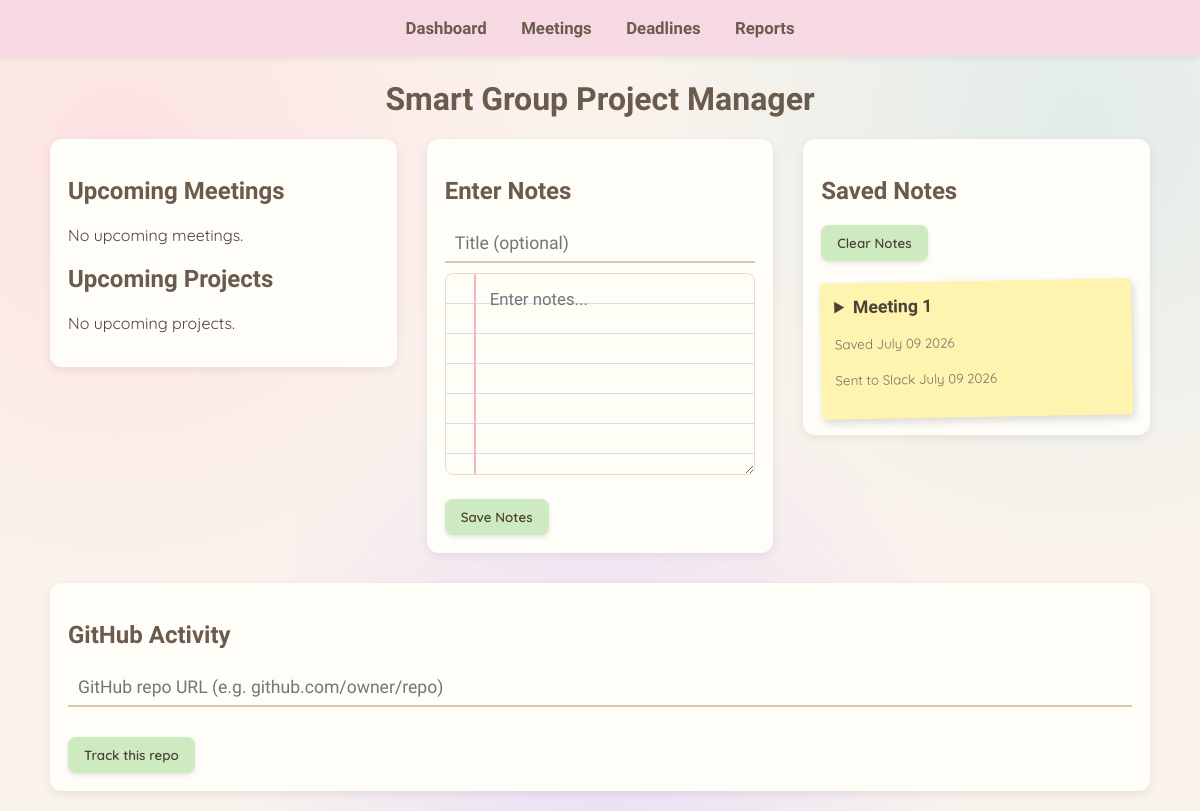
Before: / with the older database file.
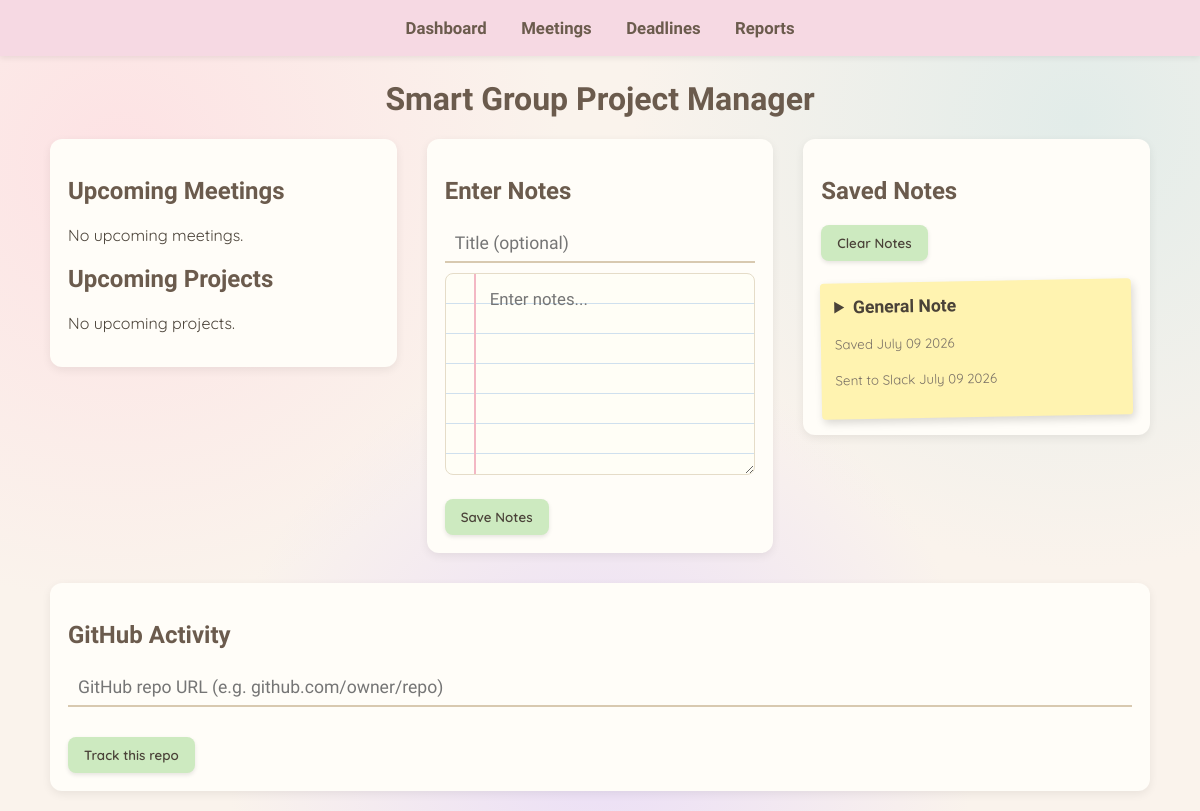
After: the same page with the newer database file.
### tables this page shows
CREATE TABLE meeting_notes (
            id INTEGER PRIMARY KEY AUTOINCREMENT,
            meeting_title TEXT NOT NULL,
            meeting_time TEXT NOT NULL,
            notes TEXT NOT NULL,
            created_at TEXT NOT NULL
        , meeting_id INTEGER, sent_at TEXT);

### app.py (the view, shortened to what this page needs)
@app.route("/")
def home():
    logs = database.get_notification_logs()
    meetings_from_db = []
    deadlines_from_db = []
    available_calendars = []
    show_picker = False
    github_repo_url = database.get_github_repo_url()
    github_activity = None
    pie_slices = []
    if github_repo_url:
        github_activity = get_project_activity(github_repo_url, limit=3)
        if github_activity:
            pie_slices = build_pie_chart(github_activity["contributors"])
    return render_template(
        "dashboard.html",
        logs=logs,
        meetings=meetings_from_db,
        deadlines=deadlines_from_db,
        show_picker=show_picker,
        available_calendars=available_calendars,
        saved_notes=database.get_general_notes(),
        github_repo_url=github_repo_url,
        github_activity=github_activity,
        pie_slices=pie_slices
    )

### app.py (called while the page is built)
@app.template_filter("pretty_date")
def pretty_date(value):
    try:
        return datetime.fromisoformat(value.replace("Z", "+00:00")).strftime("%B %d %Y")
    except (ValueError, AttributeError):
        return value

### database.py (called while the page is built)
def get_connection():
    conn = sqlite3.connect(DB_PATH)
    conn.row_factory = sqlite3.Row
    return conn

def get_general_notes():
    conn = get_connection()
    rows = conn.execute(
        "SELECT * FROM meeting_notes WHERE meeting_id IS NULL ORDER BY created_at DESC"
    ).fetchall()
    conn.close()
    return [dict(row) for row in rows]

def get_github_repo_url():
    conn = get_connection()
    row = conn.execute("SELECT github_repo_url FROM project_settings WHERE id = 1").fetchone()
    conn.close()
    return row["github_repo_url"] if row else None

def get_notification_logs(limit=20):
    conn = get_connection()
    rows = conn.execute(
        "SELECT * FROM notification_log ORDER BY id DESC LIMIT ?", (limit,)
    ).fetchall()
    conn.close()
    return [dict(row) for row in rows]

### templates/dashboard.html (shortened to what this page needs)
<!DOCTYPE html>
<html lang="en">
<head>
    <link rel="stylesheet" href="{{ url_for('static', filename='style.css') }}">
    <link rel="stylesheet" href="{{ url_for('static', filename='dashboard.css') }}">
</head>
<body>
<header class="top-nav">
    <nav>
        <a href="{{ url_for('home') }}">Dashboard</a>
        <a href="{{ url_for('meetings') }}">Meetings</a>
        <a href="{{ url_for('deadlines') }}">Deadlines</a>
        <a href="{{ url_for('reports') }}">Reports</a>
    </nav>
</header>
<h1>Smart Group Project Manager</h1>
{% if show_picker %}
<h2>Which calendar should we pull from?</h2>
<p>This can only be set once, so pick carefully.</p>
{% if available_calendars %}
<form method="POST" action="{{ url_for('select_calendar') }}">
    {% for calendar in available_calendars %}
    <div>
        <label>
            <input type="radio" name="calendar_id" value="{{ calendar.id }}" required>
            {{ calendar.name }}
        </label>
    </div>
    {% endfor %}
    <button type="submit">Use this calendar</button>
</form>
{% else %}
<p>No calendars found on this Google account.</p>
{% endif %}
{% else %}
<div class="dashboard-columns">
    <div>
        <h2>Upcoming Meetings</h2>
        {% if meetings %}
            <ul>
                {% for meeting in meetings %}
                    <li>{{ meeting.title }} — {{ meeting | meeting_schedule }}</li>
                {% endfor %}
            </ul>
        {% else %}
            <p>No upcoming meetings.</p>
        {% endif %}
        <h2>Upcoming Projects</h2>
        {% if deadlines %}
            <ul>
                {% for deadline in deadlines %}
                    <li>{{ deadline.title }} — Due {{ deadline.due_time | pretty_date }}</li>
                {% endfor %}
            </ul>
        {% else %}
            <p>No upcoming projects.</p>
        {% endif %}
    </div>
    <div class="notepad-input">
        <h2>Enter Notes</h2>
        <form method="POST" action="{{ url_for('add_note') }}">
            <input type="text" name="title" placeholder="Title (optional)">
            <textarea class="lined-paper" name="notes" rows="6" placeholder="Enter notes..." required></textarea>
            <br><br>
            <button type="submit">Save Notes</button>
        </form>
    </div>
    <div>
        <h2>Saved Notes</h2>
        <form method="POST" action="{{ url_for('clear_notes') }}">
            <button type="submit">Clear Notes</button>
        </form>
        <br>
        {% if saved_notes %}
            <div class="notes-grid">
                {% for note in saved_notes %}
                <div class="note-card">
                    <details>
                        <summary>{{ note.meeting_title }}</summary>
                    </details>
                    <p class="note-meta"><small>Saved {{ note.created_at | pretty_date }}</small></p>
                    {% if note.sent_at %}
                        <p class="note-meta"><small>Sent to Slack {{ note.sent_at | pretty_date }}</small></p>
                    {% else %}
                        <form method="POST" action="{{ url_for('send_note_to_slack', note_id=note.id) }}">
                            <button type="submit">Send to Slack</button>
                        </form>
                    {% endif %}
                </div>
                {% endfor %}
            </div>
        {% else %}
            <p>No saved notes yet.</p>
        {% endif %}
    </div>
    <div class="github-activity">
        <h2>GitHub Activity</h2>
        {% if not github_repo_url %}
            <form method="POST" action="{{ url_for('set_github_repo') }}">
                <input type="text" name="repo_url" placeholder="GitHub repo URL (e.g. github.com/owner/repo)">
                <br><br>
                <button type="submit">Track this repo</button>
            </form>
        {% else %}
            <p>Couldn't load activity for that repo.</p>
        {% endif %}
    </div>
</div>
{% endif %}
</body>
</html>

Changed rows visible on the page:
removed meeting_notes: meeting_title "Meeting 1", created_at|pretty_date "July 09 2026", sent_at|pretty_date "July 09 2026"
added meeting_notes: meeting_title "General Note", created_at|pretty_date "July 09 2026", sent_at|pretty_date "July 09 2026"
